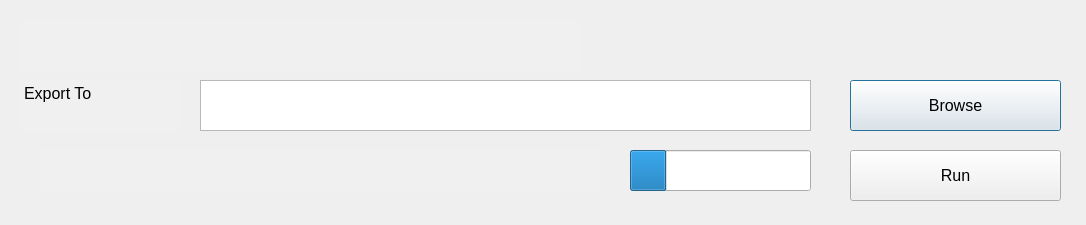
<?xml version="1.0" encoding="UTF-8"?>
<ui version="4.0">
 <class>MergeImageDialog</class>
 <widget class="QDialog" name="MergeImageDialog">
  <property name="geometry">
   <rect>
    <x>0</x>
    <y>0</y>
    <width>1086</width>
    <height>225</height>
   </rect>
  </property>
  <property name="windowTitle">
   <string>ImageMergeDialog</string>
  </property>
  <widget class="QTextEdit" name="textEdit">
   <property name="geometry">
    <rect>
     <x>200</x>
     <y>80</y>
     <width>611</width>
     <height>51</height>
    </rect>
   </property>
   <property name="font">
    <font>
     <family>Segoe UI</family>
     <pointsize>10</pointsize>
    </font>
   </property>
   <property name="readOnly">
    <bool>true</bool>
   </property>
  </widget>
  <widget class="QPushButton" name="pushButton">
   <property name="geometry">
    <rect>
     <x>850</x>
     <y>80</y>
     <width>211</width>
     <height>51</height>
    </rect>
   </property>
   <property name="font">
    <font>
     <family>Segoe UI</family>
     <pointsize>12</pointsize>
    </font>
   </property>
   <property name="layoutDirection">
    <enum>Qt::LeftToRight</enum>
   </property>
   <property name="text">
    <string>Browse</string>
   </property>
  </widget>
  <widget class="QLineEdit" name="lineEdit">
   <property name="geometry">
    <rect>
     <x>20</x>
     <y>20</y>
     <width>561</width>
     <height>51</height>
    </rect>
   </property>
   <property name="palette">
    <palette>
     <active>
      <colorrole role="Base">
       <brush brushstyle="SolidPattern">
        <color alpha="255">
         <red>240</red>
         <green>240</green>
         <blue>240</blue>
        </color>
       </brush>
      </colorrole>
     </active>
     <inactive>
      <colorrole role="Base">
       <brush brushstyle="SolidPattern">
        <color alpha="255">
         <red>240</red>
         <green>240</green>
         <blue>240</blue>
        </color>
       </brush>
      </colorrole>
     </inactive>
     <disabled>
      <colorrole role="Base">
       <brush brushstyle="SolidPattern">
        <color alpha="255">
         <red>240</red>
         <green>240</green>
         <blue>240</blue>
        </color>
       </brush>
      </colorrole>
     </disabled>
    </palette>
   </property>
   <property name="font">
    <font>
     <family>Segoe UI</family>
     <pointsize>12</pointsize>
    </font>
   </property>
   <property name="frame">
    <bool>false</bool>
   </property>
   <property name="readOnly">
    <bool>true</bool>
   </property>
  </widget>
  <widget class="QPlainTextEdit" name="plainTextEdit_2">
   <property name="geometry">
    <rect>
     <x>20</x>
     <y>80</y>
     <width>161</width>
     <height>51</height>
    </rect>
   </property>
   <property name="palette">
    <palette>
     <active>
      <colorrole role="Base">
       <brush brushstyle="SolidPattern">
        <color alpha="255">
         <red>240</red>
         <green>240</green>
         <blue>240</blue>
        </color>
       </brush>
      </colorrole>
     </active>
     <inactive>
      <colorrole role="Base">
       <brush brushstyle="SolidPattern">
        <color alpha="255">
         <red>240</red>
         <green>240</green>
         <blue>240</blue>
        </color>
       </brush>
      </colorrole>
     </inactive>
     <disabled>
      <colorrole role="Base">
       <brush brushstyle="SolidPattern">
        <color alpha="255">
         <red>240</red>
         <green>240</green>
         <blue>240</blue>
        </color>
       </brush>
      </colorrole>
     </disabled>
    </palette>
   </property>
   <property name="font">
    <font>
     <family>Segoe UI</family>
     <pointsize>12</pointsize>
    </font>
   </property>
   <property name="frameShape">
    <enum>QFrame::NoFrame</enum>
   </property>
   <property name="readOnly">
    <bool>true</bool>
   </property>
   <property name="plainText">
    <string>Export To </string>
   </property>
  </widget>
  <widget class="QPushButton" name="pushButton_2">
   <property name="geometry">
    <rect>
     <x>850</x>
     <y>150</y>
     <width>211</width>
     <height>51</height>
    </rect>
   </property>
   <property name="font">
    <font>
     <family>Segoe UI</family>
     <pointsize>12</pointsize>
    </font>
   </property>
   <property name="text">
    <string>Run</string>
   </property>
  </widget>
  <widget class="QTextEdit" name="textEdit_2">
   <property name="geometry">
    <rect>
     <x>40</x>
     <y>150</y>
     <width>561</width>
     <height>41</height>
    </rect>
   </property>
   <property name="palette">
    <palette>
     <active>
      <colorrole role="Base">
       <brush brushstyle="SolidPattern">
        <color alpha="255">
         <red>240</red>
         <green>240</green>
         <blue>240</blue>
        </color>
       </brush>
      </colorrole>
     </active>
     <inactive>
      <colorrole role="Base">
       <brush brushstyle="SolidPattern">
        <color alpha="255">
         <red>240</red>
         <green>240</green>
         <blue>240</blue>
        </color>
       </brush>
      </colorrole>
     </inactive>
     <disabled>
      <colorrole role="Base">
       <brush brushstyle="SolidPattern">
        <color alpha="255">
         <red>240</red>
         <green>240</green>
         <blue>240</blue>
        </color>
       </brush>
      </colorrole>
     </disabled>
    </palette>
   </property>
   <property name="font">
    <font>
     <family>Segoe UI</family>
     <pointsize>12</pointsize>
     <weight>75</weight>
     <bold>true</bold>
    </font>
   </property>
   <property name="frameShape">
    <enum>QFrame::NoFrame</enum>
   </property>
   <property name="readOnly">
    <bool>true</bool>
   </property>
  </widget>
  <widget class="QProgressBar" name="progressBar">
   <property name="geometry">
    <rect>
     <x>630</x>
     <y>150</y>
     <width>181</width>
     <height>41</height>
    </rect>
   </property>
   <property name="value">
    <number>20</number>
   </property>
   <property name="textVisible">
    <bool>false</bool>
   </property>
   <property name="format">
    <string notr="true">%p%</string>
   </property>
  </widget>
 </widget>
 <resources/>
 <connections/>
</ui>
